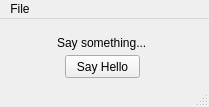
<?xml version="1.0" encoding="UTF-8"?>
<ui version="4.0">
 <class>MainWindow</class>
 <widget class="QMainWindow" name="MainWindow">
  <property name="geometry">
   <rect>
    <x>0</x>
    <y>0</y>
    <width>209</width>
    <height>107</height>
   </rect>
  </property>
  <property name="windowTitle">
   <string>MainWindow</string>
  </property>
  <widget class="QWidget" name="centralwidget">
   <widget class="QPushButton" name="btnSayHello">
    <property name="geometry">
     <rect>
      <x>65</x>
      <y>36</y>
      <width>75</width>
      <height>23</height>
     </rect>
    </property>
    <property name="text">
     <string>Say Hello</string>
    </property>
   </widget>
   <widget class="QLabel" name="lblMessage">
    <property name="geometry">
     <rect>
      <x>57</x>
      <y>16</y>
      <width>91</width>
      <height>16</height>
     </rect>
    </property>
    <property name="text">
     <string>Say something...</string>
    </property>
   </widget>
  </widget>
  <widget class="QMenuBar" name="menubar">
   <property name="geometry">
    <rect>
     <x>0</x>
     <y>0</y>
     <width>209</width>
     <height>21</height>
    </rect>
   </property>
   <widget class="QMenu" name="menuFile">
    <property name="title">
     <string>File</string>
    </property>
    <addaction name="mnCustomDialogWindow"/>
   </widget>
   <addaction name="menuFile"/>
  </widget>
  <widget class="QStatusBar" name="statusbar"/>
  <action name="mnCustomDialogWindow">
   <property name="text">
    <string>Open a Custom Dialog Window</string>
   </property>
  </action>
 </widget>
 <resources/>
 <connections/>
</ui>
